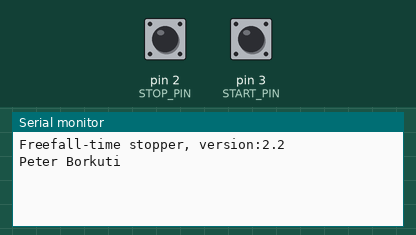
This sketch was run on a simulated Arduino Uno, built with avr-gcc and run on an emulated ATmega328P. Shown: the last lines printed to the serial monitor. Inputs (shaded band) come from the test bench; at power-on: pin 3 (START_PIN) HIGH, pin 2 (STOP_PIN) LOW.

Above: at 1.2 s.
1.3 s: pin 3 (START_PIN) pulled LOW for 0.15 s
At 1.9 s:
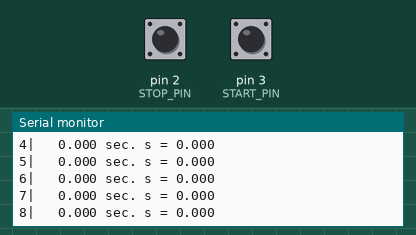
2.9 s: pin 3 (START_PIN) pulled LOW for 1 s
At 4.4 s:
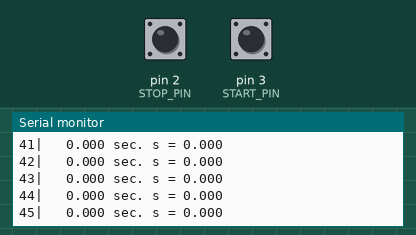
5.4 s: pin 3 (START_PIN) driven LOW
At 6.0 s:
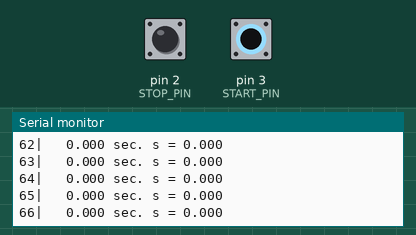
8.4 s: pin 2 (STOP_PIN) pulled HIGH for 0.15 s
11.5 s: pin 2 (STOP_PIN) pulled HIGH for 0.15 s
14.6 s: pin 2 (STOP_PIN) pulled HIGH for 3.2 s
Timing chart, 0 to 17.6 s (numbered marks = the images above; inputs shaded):
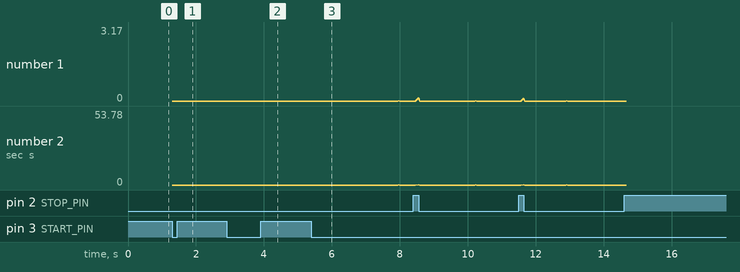

Measured:
- after the input at 1.3 s, the serial monitor: prints a new line at once (image 1)
- after the input at 2.9 s, the serial monitor: prints a new line at once (image 2)
- after the input at 5.4 s, the serial monitor: prints a new line at once (image 3)

The sketch:

measure_g_2.ino
```cpp
#define VERSION "2.2"

// Both pins are normally HIGH
// START_PIN goes LOW when ball goes through between the IR LED and the phototransistor
#define START_PIN 3
// STOP_PIN goes LOW when ball hits the ground (and pushes one of the buttons)
#define STOP_PIN 2

// ADJUST THIS FOR YOUR EXPERIMENT
// Measure the distance between the first measuring point and
// the falling point (where you eject the ball) in meters
const float d = 0.1; // 0.1 : 10 centimeters

const float g = 9.80665;

// the velocity of the falling object at the first measuring point
const float v0 = sqrt(2 * d * g);

int printCounter = 0;

unsigned long timer = 0;      // millis when ball start to fall down
unsigned long elapsedTime = 0;// millis between ball start and stop

void setup() {
  Serial.begin(9600);

  pinMode(START_PIN, INPUT);
  pinMode(STOP_PIN, INPUT);

  pinMode(13, OUTPUT);
  digitalWrite(13, LOW);

  Serial.print("Freefall-time stopper, version:");
  Serial.println(VERSION);
  Serial.println("Peter Borkuti");
}

void printData() {
    printCounter++;

    Serial.print(printCounter);
    Serial.print("|   ");

    //elapsed time in millis, print it in seconds
    float et = (float)elapsedTime / 1000.0;
    Serial.print(et, 3);
    Serial.print(" sec. s = ");

    // the length of free fall is v0*t + g/2*t^2
    float s = v0 * et + g / 2.0 * et * et;
    Serial.println(s, 3);
}

void loop() {
  if (digitalRead(START_PIN) == LOW) {
    timer = millis();

    digitalWrite(13, HIGH);

    while (digitalRead(STOP_PIN) == HIGH);

    elapsedTime = millis() - timer;

    digitalWrite(13, LOW);

    printData();
  }
}
```
